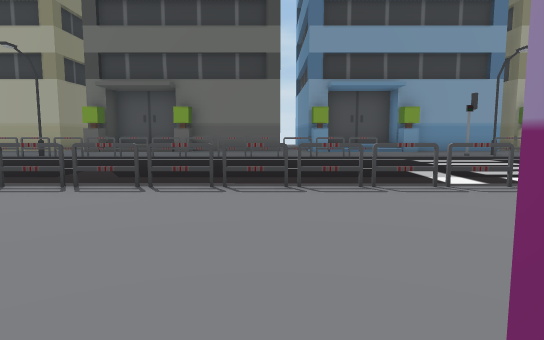
[1] (above)

24 first-person views from a walk through a 3-D level made in the Unity game engine. The camera is 1.3 m above the floor, tilts 6° down and sees 75° across. The floor is counted in squares, 2 m on a side. Each view is taken from the middle of a square. On the plan, view 1 faces up. The plan holds only what a view shows up to about 10 squares ahead; the rest is blank. The place goes on beyond the plan. The player character is not drawn.

[2]
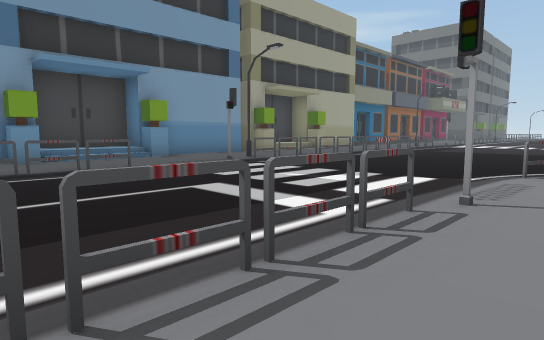

[3]
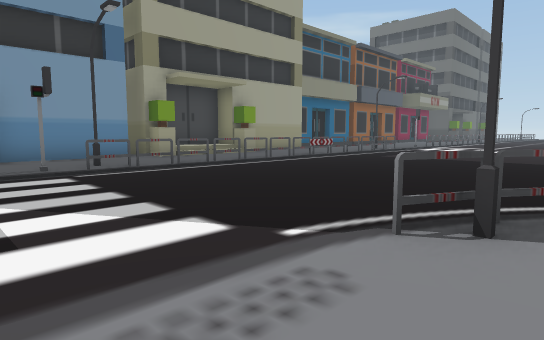

[4]
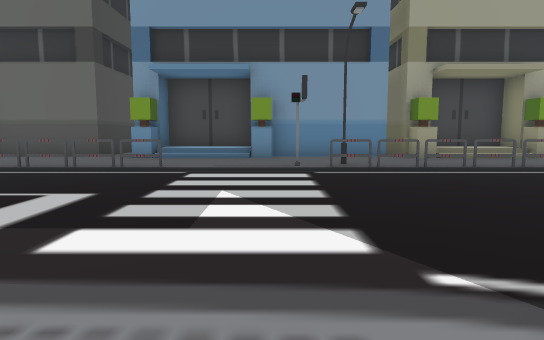

[5]
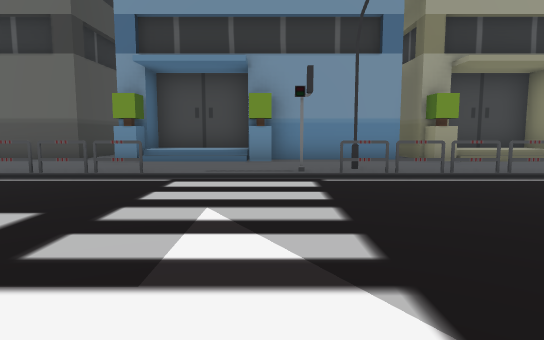

[6]
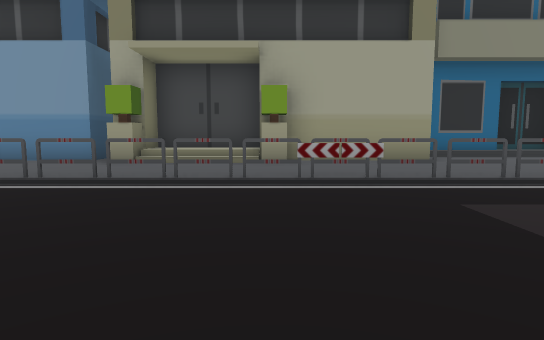

[7]
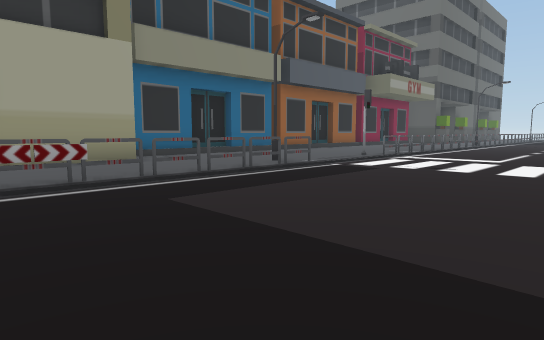

[8]
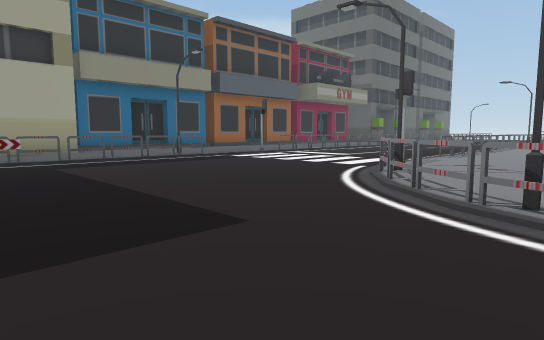

[9]
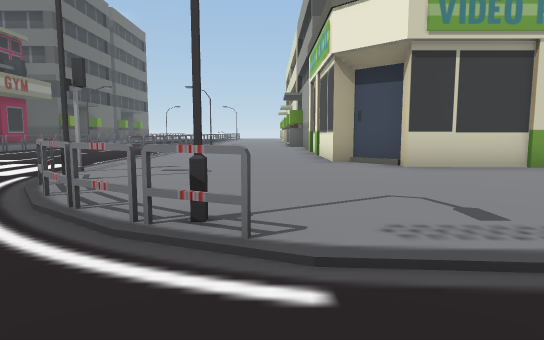

[10]
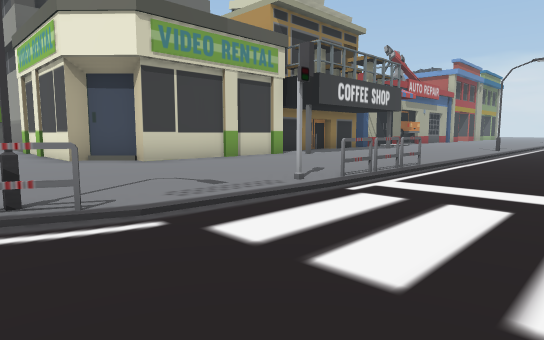

[11]
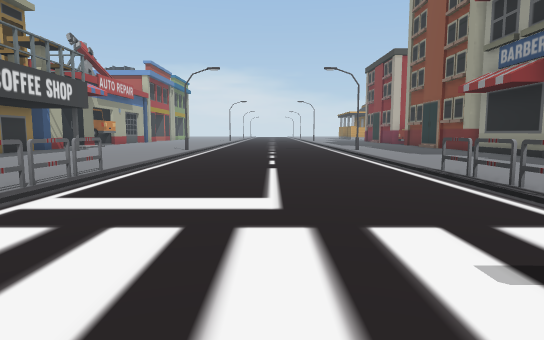

[12]
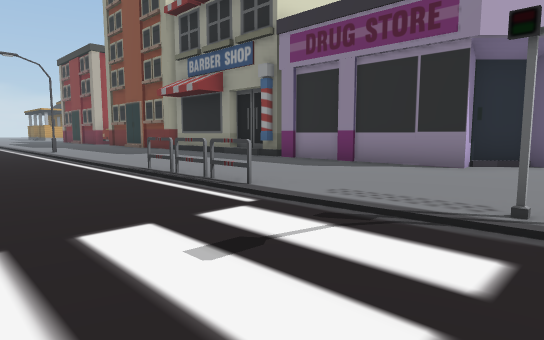

[13]
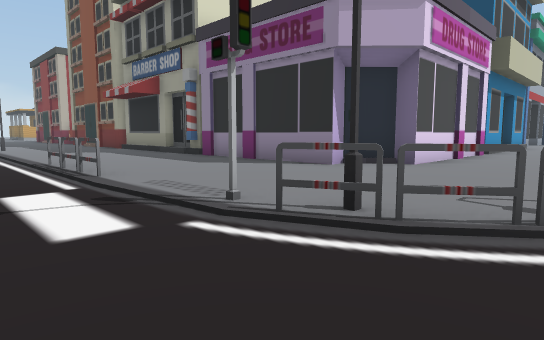

[14]
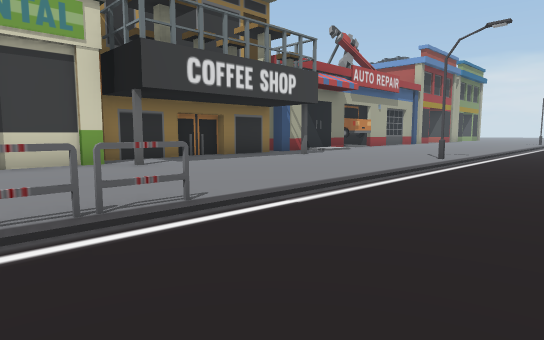

[15]
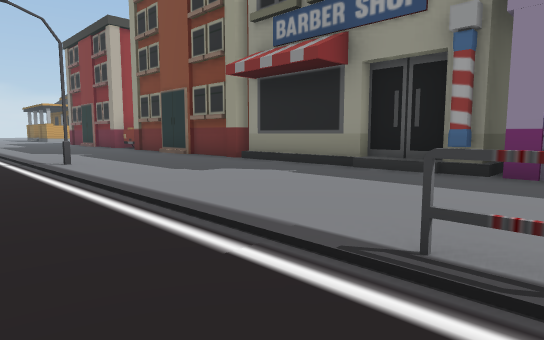

[16]
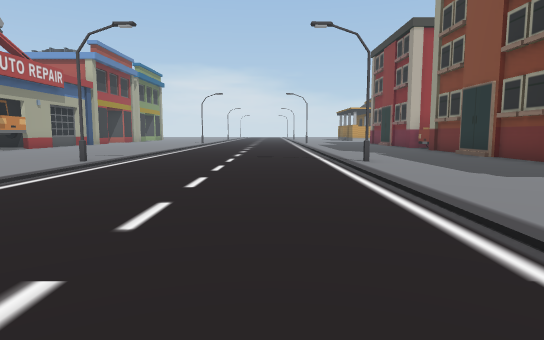

[17]
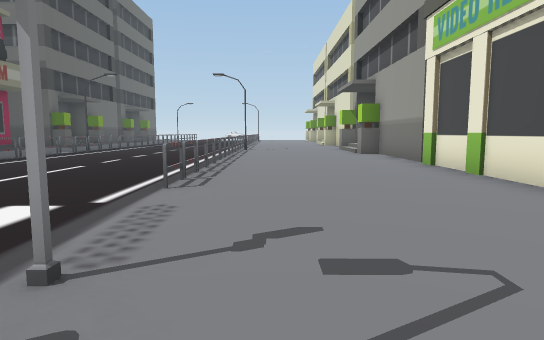

[18]
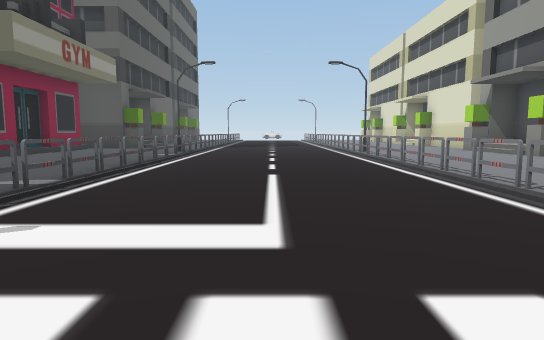

[19]
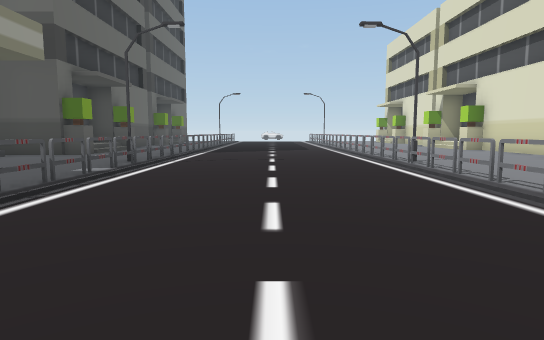

[20]
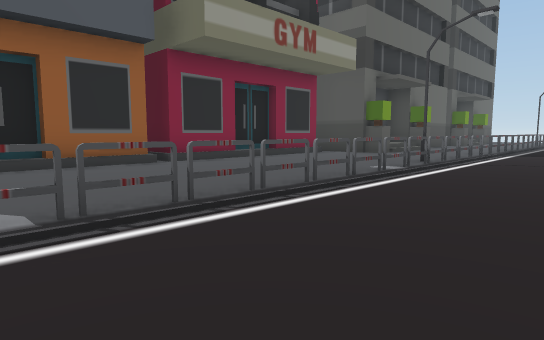

[21]
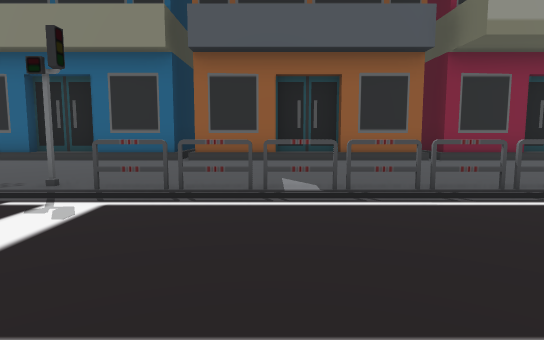

[22]
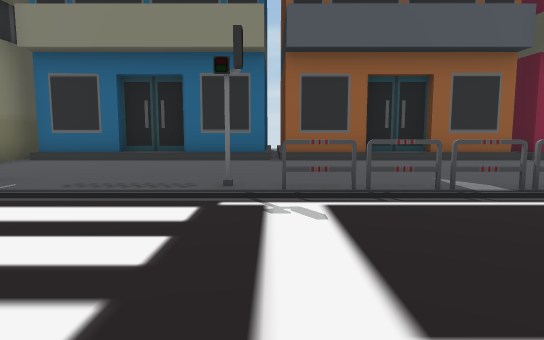

[23]
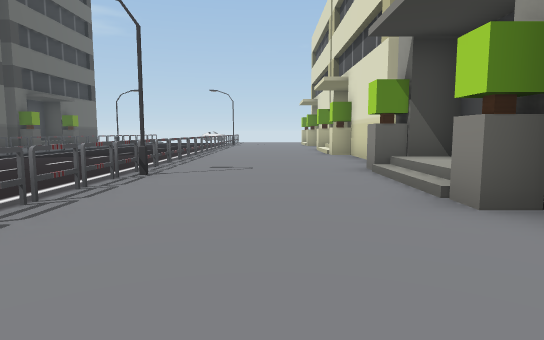

[24]
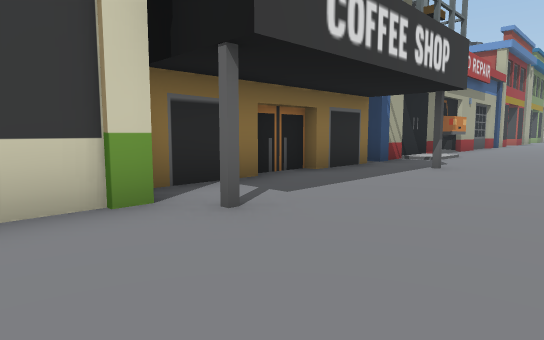

### Floor plan
Key: @ floor where view 1 was taken; # wall or solid block; . main floor; : floor 0.25 m higher than the main floor; / step, stairs or slope; B barrier; O other object.
Columns run from 5 left of view 1 to 33 right of it. Each row starts with its distance up from view 1.
 16                          #.#
 15                     # ####.#######
 14      # ###   #####  ###:##.##:##O#:# .#
 13    ###.#  #####  ####.................#
 12   O....O//O...O//O....................O
 11     ...................................
 10 OOOOBBBBB..BBBBBBBBBBBBB..BBBBBBBBBBOOO
  9 .......................................
  8 .......................................
  7 .......................................
  6 .......................................
  5  ......................................
  4   BBBBBBB..BB.........OO..BBBBBBBBBBOBO
  3   ...........B.......B.................
  2    ...........B.....B..................
  1     ..........O.....B..................
  0      @####.......................O//O..
 -1          ##..............######     #
 -2           #...B.....B....#
 -3           #...B.....B....#
 -4           #...B.....B...##
 -5           #.............##
 -6           #............#.#
 -7           #..............##
 -8           #...............#
 -9           #..............##
-10           #..............#
-11           #............#..
-12           #...O.....O....#
-13           #..............#
-14            ..............#

Where each view was taken, in squares from view 1:
view 1: 0 up, 0 right, facing up
view 2: 3 up, 0 right, facing up-right
view 3: 3 up, 4 right, facing up-right
view 4: 3 up, 5 right, facing up
view 5: 4 up, 5 right, facing up
view 6: 5 up, 12 right, facing up
view 7: 5 up, 12 right, facing up-right
view 8: 1 up, 12 right, facing up-right
view 9: 1 up, 13 right, facing right
view 10: 2 up, 12 right, facing down-right
view 11: 1 up, 12 right, facing down
view 12: 1 up, 12 right, facing down-left
view 13: 3 up, 11 right, facing down-left
view 14: 3 down, 12 right, facing down-right
view 15: 4 down, 11 right, facing down-left
view 16: 4 down, 11 right, facing down
view 17: 3 up, 17 right, facing right
view 18: 7 up, 19 right, facing right
view 19: 7 up, 23 right, facing right
view 20: 7 up, 23 right, facing up-right
view 21: 6 up, 23 right, facing up
view 22: 6 up, 21 right, facing up
view 23: 2 up, 25 right, facing right
view 24: 4 down, 16 right, facing down-right
